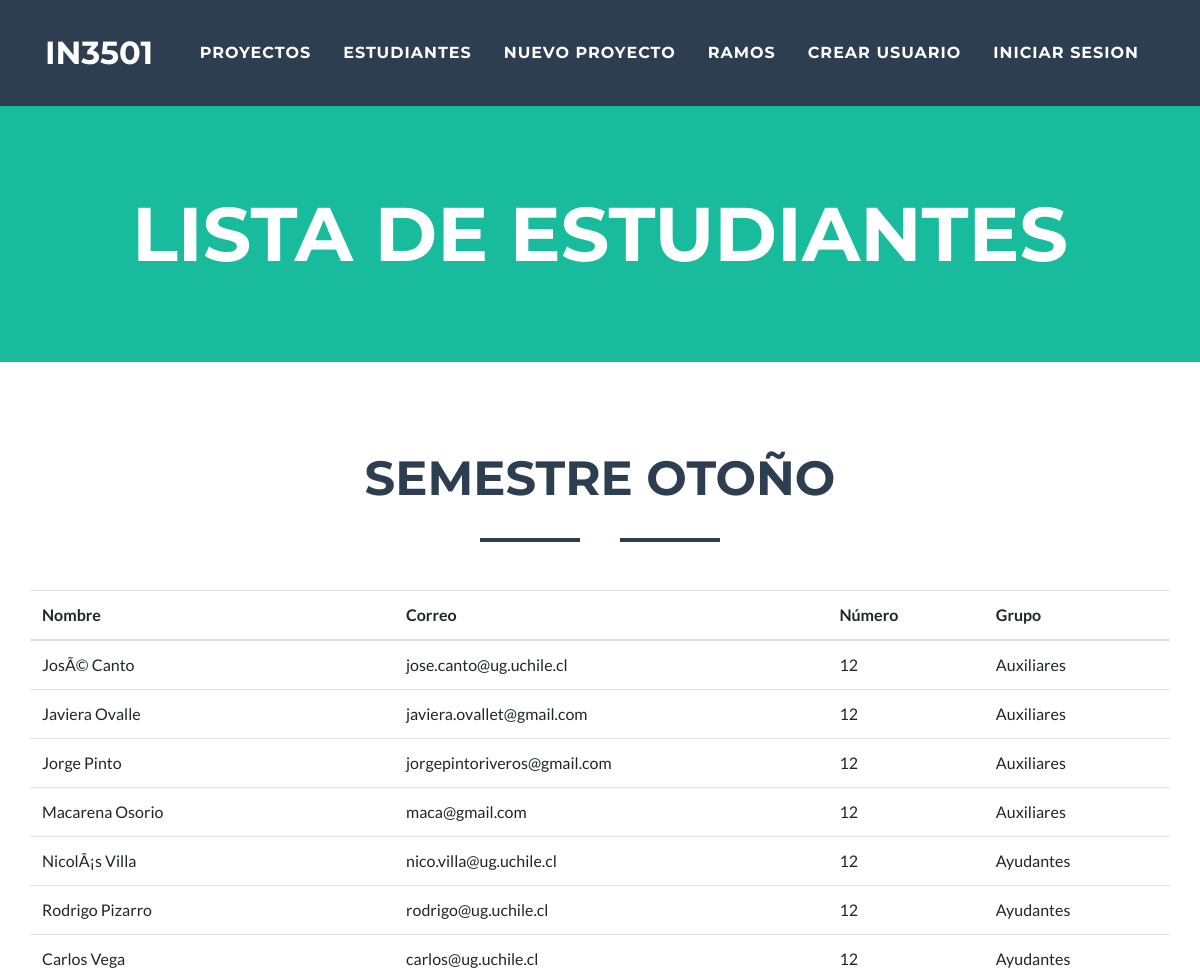
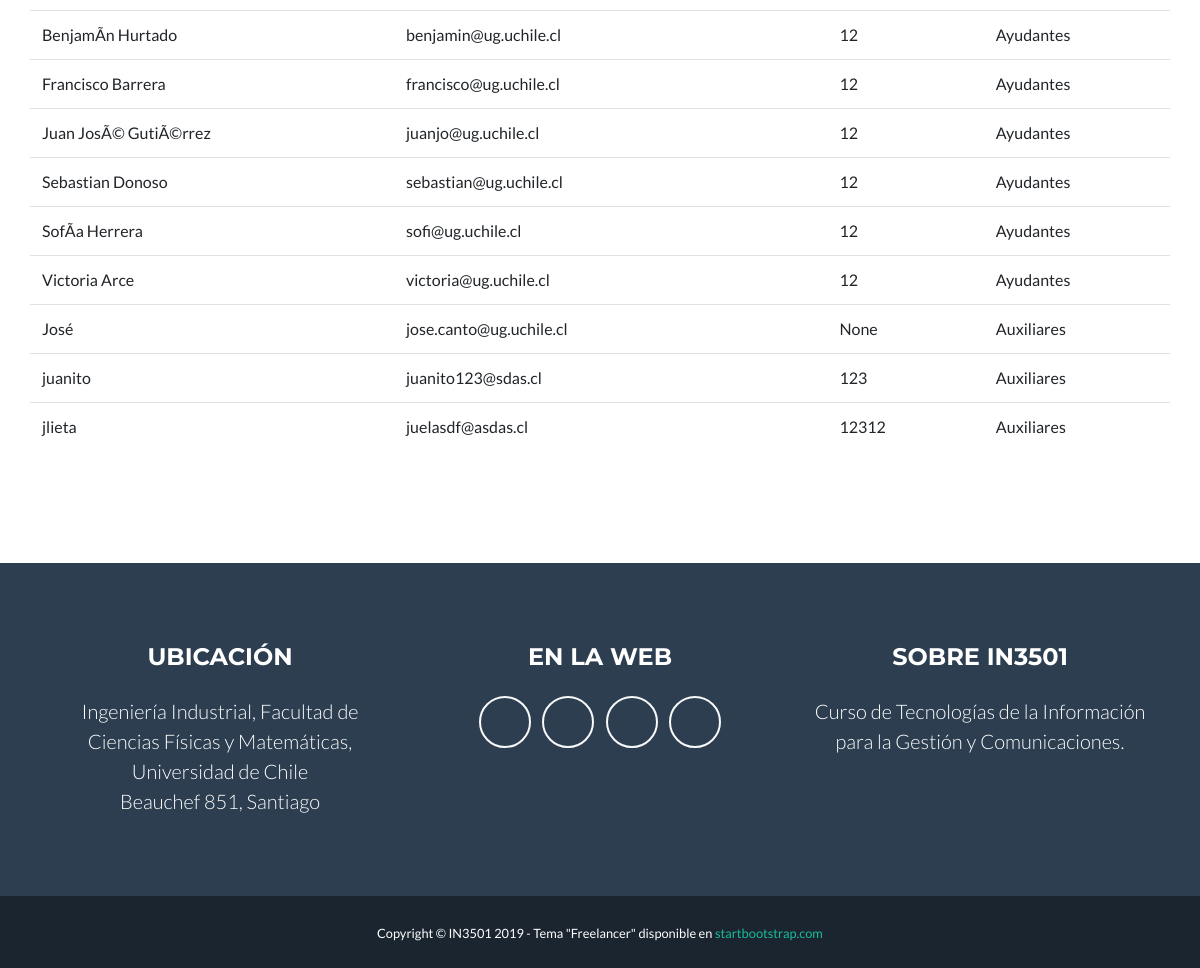
/lista_estudiantes/, run on the app's committed database (2 pictures, top to bottom).
### miapp/models.py (models this page shows)
class Estudiante(models.Model):
	user=models.OneToOneField(User, on_delete=models.CASCADE, null=True, blank=True)
	nombre=models.CharField(max_length=30)
	correo=models.EmailField(max_length=256)
	numero=models.IntegerField(null=True)
	grupo=models.ForeignKey(Grupo, on_delete=models.CASCADE)
	apodo2=models.CharField(max_length=30)

class Grupo(models.Model):
	nombre=models.CharField(max_length=30)
	proyecto= models.OneToOneField(Proyecto, on_delete=models.CASCADE)
	def __str__(self):
		return self.nombre

### miapp/views.py (the view)
# urls.py: path('lista_estudiantes/', views.lista_estudiantes, name='lista_estudiantes'),
def lista_estudiantes(request):
	contexto={}
	contexto['estudiantes'] = Estudiante.objects.all()
	return render(request, 'miapp/lista_estudiantes.html',contexto)

### miapp/templates/miapp/lista_estudiantes.html (shortened to what this page needs)
<!DOCTYPE html>
{% load static %}
<html lang="en">
<head>
    <link rel="stylesheet" type="text/css" href="{% static 'bootstrap/css/bootstrap.min.css' %}">
    <link href="{% static 'vendor/fontawesome-free/css/all.min.css' %}" rel="stylesheet" type="text/css">
    <link href="{% static 'css/freelancer.min.css' %}" rel="stylesheet">
</head>
<body id="page-top">
    {% include 'miapp/menu.html' %}
    <header class="masthead bg-primary text-white text-center">
        <div class="container">
            <h1 class="text-uppercase mb-0">Lista de Estudiantes</h1>
        </div>
    </header>
    <section id="lista_primavera">
        <div class="container">
            <h2 class="text-center text-uppercase text-secondary mb-0">Semestre Otoño</h2>
            <hr class="star-dark mb-5">
            <div class="row">
                <table class="table">
                    <thead>
                        <tr>
                            <th scope="col">Nombre</th>
                            <th scope="col">Correo</th>
                            <th scope="col">Número</th>
                            <th scope="col">Grupo</th>
                        </tr>
                    </thead>
                    <tbody>
                    {% for value in estudiantes %}
                        <tr>
                            <td>{{value.nombre}}</td>
                            <td>{{value.correo}}</td>
                            <td>{{value.numero}}</td>
                            <td>{{value.grupo}}</td>
                        </tr>
                    {% endfor %}
                    </tbody>
                </table>
            </div>
        </div>
    </section>
    {% include 'miapp/footer.html' %}
</body>

### miapp/templates/miapp/menu.html (shortened to what this page needs)
<nav class="navbar navbar-expand-lg bg-secondary fixed-top text-uppercase" id="mainNav">
    <div class="container">
        <a class="navbar-brand js-scroll-trigger" href="/">IN3501</a>
        <div class="collapse navbar-collapse" id="navbarResponsive">
            <ul class="navbar-nav ml-auto">
                <li class="nav-item mx-0 mx-xs-1">
                    <a class="nav-link py-3 px-0 px-lg-3 rounded js-scroll-trigger" href="/lista_proyectos">Proyectos</a>
                </li>
                <li class="nav-item mx-0 mx-xs-1">
                    <a class="nav-link py-3 px-0 px-lg-3 rounded js-scroll-trigger" href="/lista_estudiantes">Estudiantes</a>
                </li>
                <li class="nav-item mx-0 mx-xs-1">
                    <a class="nav-link py-3 px-0 px-lg-3 rounded js-scroll-trigger" href="/new_project">Nuevo proyecto</a>
                </li>
                <li class="nav-item mx-0 mx-xs-1">
                    <a class="nav-link py-3 px-0 px-lg-3 rounded js-scroll-trigger" href="/new_ramo">Ramos</a>
                </li>
                {% if user.is_authenticated %}
                <li class="nav-item mx-0 mx-xs-1">
                    <a class="nav-link py-3 px-0 px-lg-3 rounded js-scroll-trigger" href="{% url 'logout' %}">Cerrar sesion</a>
                </li>
                {% else %}
                <li class="nav-item mx-0 mx-xs-1">
                    <a class="nav-link py-3 px-0 px-lg-3 rounded js-scroll-trigger" href="{% url 'new_user' %}">Crear usuario</a>
                </li>
                <li class="nav-item mx-0 mx-xs-1">
                    <a class="nav-link py-3 px-0 px-lg-3 rounded js-scroll-trigger" href="{% url 'login' %}">Iniciar Sesion</a>
                </li>
                {% endif %}
            </ul>
        </div>
    </div>
</nav>

### miapp/templates/miapp/footer.html (shortened to what this page needs)
{% load static %}
<footer class="footer text-center">
    <div class="container">
        <div class="row">
            <div class="col-md-4 mb-5 mb-lg-0">
                <h4 class="text-uppercase mb-4">Ubicación</h4>
                <p class="lead mb-0"> Ingeniería Industrial, Facultad de Ciencias Físicas y Matemáticas, Universidad de Chile
                    <br>Beauchef 851, Santiago</p>
            </div>
            <div class="col-md-4 mb-5 mb-lg-0">
                <h4 class="text-uppercase mb-4">En la Web</h4>
                <ul class="list-inline mb-0">
                    <li class="list-inline-item">
                        <a class="btn btn-outline-light btn-social text-center rounded-circle" href="https://www.facebook.com/IngenieriaIndustrialUchile/">
                            <i class="fab fa-fw fa-facebook-f"></i>
                        </a>
                    </li>
                    <li class="list-inline-item">
                        <a class="btn btn-outline-light btn-social text-center rounded-circle" href="https://twitter.com/IndustrialesUCH">
                            <i class="fab fa-fw fa-twitter"></i>
                        </a>
                    </li>
                    <li class="list-inline-item">
                        <a class="btn btn-outline-light btn-social text-center rounded-circle" href="https://www.linkedin.com/in/ingeniería-industrial-u-chile-51174b122">
                            <i class="fab fa-fw fa-linkedin-in"></i>
                        </a>
                    </li>
                    <li class="list-inline-item">
                        <a class="btn btn-outline-light btn-social text-center rounded-circle" href="https://www.youtube.com/user/UchileIngenieria">
                            <i class="fab fa-fw fa-youtube"></i>
                        </a>
                    </li>
                </ul>
            </div>
            <div class="col-md-4">
                <h4 class="text-uppercase mb-4">Sobre IN3501</h4>
                <p class="lead mb-0">Curso de Tecnologías de la Información para la Gestión y Comunicaciones.</p>
            </div>
        </div>
    </div>
</footer>
<div class="copyright py-4 text-center text-white">
    <div class="container">
        <small>Copyright &copy; IN3501 2019 - Tema "Freelancer" disponible en <a href="https://startbootstrap.com/">startbootstrap.com</a></small>
    </div>
</div>

### data on the page
Estudiante: nombre "JosÃ© Canto", correo "jose.canto@ug.uchile.cl", numero "12", grupo "Auxiliares"
Estudiante: nombre "Javiera Ovalle", correo "javiera.ovallet@gmail.com", numero "12", grupo "Auxiliares"
Estudiante: nombre "Jorge Pinto", correo "jorgepintoriveros@gmail.com", numero "12", grupo "Auxiliares"
Estudiante: nombre "Macarena Osorio", correo "maca@gmail.com", numero "12", grupo "Auxiliares"
Estudiante: nombre "NicolÃ¡s Villa", correo "nico.villa@ug.uchile.cl", numero "12", grupo "Ayudantes"
Estudiante: nombre "Rodrigo Pizarro", correo "rodrigo@ug.uchile.cl", numero "12", grupo "Ayudantes"
Estudiante: nombre "Carlos Vega", correo "carlos@ug.uchile.cl", numero "12", grupo "Ayudantes"
Estudiante: nombre "BenjamÃ­n Hurtado", correo "benjamin@ug.uchile.cl", numero "12", grupo "Ayudantes"
Estudiante: nombre "Francisco Barrera", correo "francisco@ug.uchile.cl", numero "12", grupo "Ayudantes"
Estudiante: nombre "Juan JosÃ© GutiÃ©rrez", correo "juanjo@ug.uchile.cl", numero "12", grupo "Ayudantes"
Estudiante: nombre "Sebastian Donoso", correo "sebastian@ug.uchile.cl", numero "12", grupo "Ayudantes"
Estudiante: nombre "SofÃ­a Herrera", correo "sofi@ug.uchile.cl", numero "12", grupo "Ayudantes"
Estudiante: nombre "Victoria Arce", correo "victoria@ug.uchile.cl", numero "12", grupo "Ayudantes"
Estudiante: nombre "José", correo "jose.canto@ug.uchile.cl", numero "None", grupo "Auxiliares"
Estudiante: nombre "juanito", correo "juanito123@sdas.cl", numero "123", grupo "Auxiliares"
Estudiante: nombre "jlieta", correo "juelasdf@asdas.cl", numero "12312", grupo "Auxiliares"
